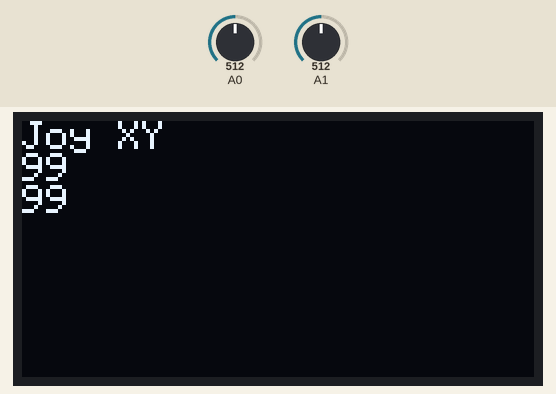
Recording of a sketch running on a simulated Arduino Uno, built with avr-gcc and run on an emulated ATmega328P. Shown: 128×64 one-colour display. The test bench sets the inputs (shaded band); at power-on: A0 = 512, A1 = 512. No radio packets arrive unless stated; what the sketch prints to the serial monitor is not drawn.

Above: at 3.2 s.
3.3 s: A0 set to 0
At 4.9 s:
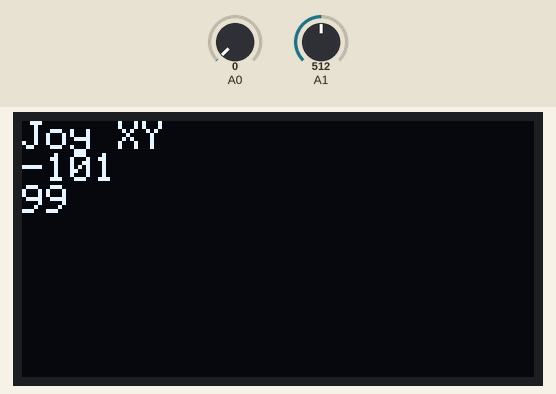
5.8 s: A1 set to 716
At 7.0 s:
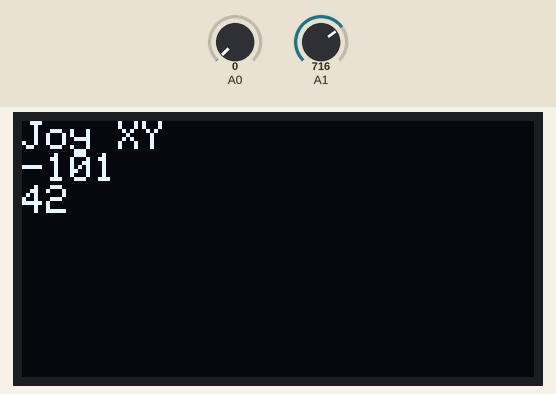
9.6 s: A0 set to 122
At 11.7 s:
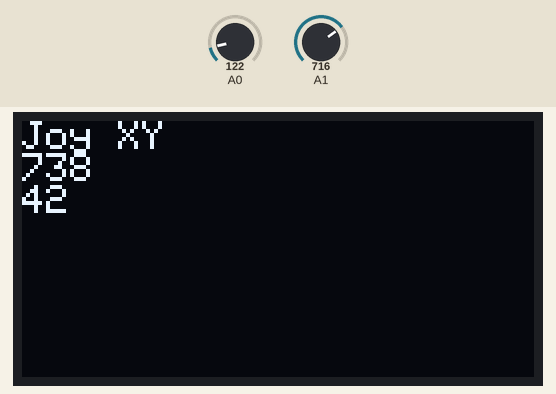
11.9 s: A1 set to 900
At 14.0 s:
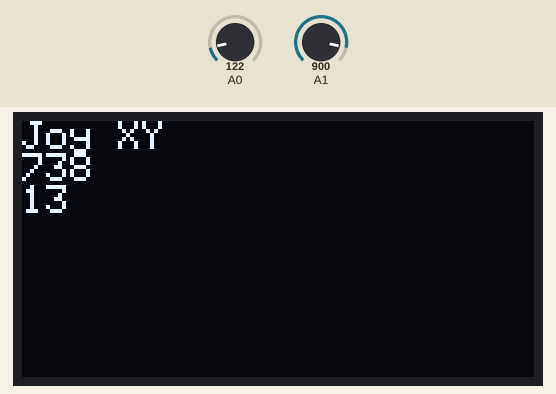
14.2 s: A1 set to 1023
At 16.5 s:
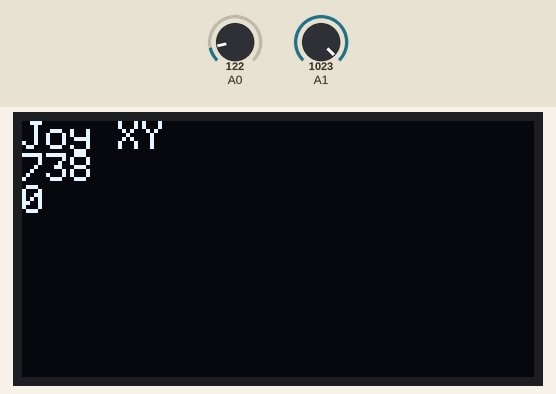
Timing chart, 0 to 17.4 s (numbered marks = the images above; inputs shaded):
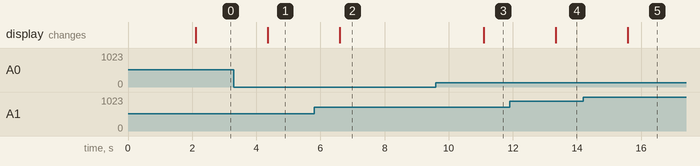

The sketch:

sketch_mar30_ASCII_OLED_A01_SEND.ino
```cpp
// Simple I2C test for ebay 128x64 oled.
// Use smaller faster AvrI2c class in place of Wire.
// Edit AVRI2C_FASTMODE in SSD1306Ascii.h to change the default I2C frequency.
//
#include "SSD1306Ascii.h"
#include "SSD1306AsciiAvrI2c.h"

// 0X3C+SA0 - 0x3C or 0x3D
#define I2C_ADDRESS 0x3C

// Define proper RST_PIN if required.
#define RST_PIN -1

SSD1306AsciiAvrI2c oled;

// Include RadioHead ReliableDatagram & NRF24 Libraries
#include <RHReliableDatagram.h>
#include <RH_NRF24.h>

// Include dependant SPI Library
#include <SPI.h>

// Define addresses for radio channels
#define CLIENT_ADDRESS 1
#define SERVER_ADDRESS 2

// Create an instance of the radio driver
RH_NRF24 RadioDriver;

// Sets the radio driver to NRF24 and the client address to 1
RHReliableDatagram RadioManager(RadioDriver, CLIENT_ADDRESS);

// Declare unsigned 8-bit joystick array
uint8_t joystick[3];

// Define the Message Buffer
uint8_t buf[RH_NRF24_MAX_MESSAGE_LEN];

long timer = 0;

int inputVal = 0;
long fixIn = 0;
long fixIn2 = 0;

void setup() {
  Serial.begin(9600);

#if RST_PIN >= 0
  oled.begin(&Adafruit128x64, I2C_ADDRESS, RST_PIN);
#else // RST_PIN >= 0
  oled.begin(&Adafruit128x64, I2C_ADDRESS);
#endif // RST_PIN >= 0
  // Call oled.setI2cClock(frequency) to change from the default frequency.

  oled.setFont(Adafruit5x7);


  delay(2000);         // wait for initializing
  uint32_t m = micros();
  oled.clear(); // clear display
  oled.println("Hello world!");
  oled.println("A long line may be truncated");
  oled.println();
  oled.set2X();
  oled.println("2X demo");
  oled.set1X();
  oled.print("\nmicros: ");
  oled.print(micros() - m);


  // Initialize RadioManager with defaults - 2.402 GHz (channel 2), 2Mbps, 0dBm
  Serial.println("TX Init");
  if (!RadioManager.init())
    Serial.println("TX init failed");
}


void loop() {

  oled.clear(); // clear display
  oled.println("Joy XY"); // text to display

  inputVal = analogRead (A0); // Analog Values 0 to 1023
  fixIn = 102300/inputVal - 100;
  oled.setCursor(0, 20);        // position to display
  oled.println(fixIn); // text to display
  inputVal = analogRead (A1); // Analog Values 0 to 1023
  fixIn2 = 102300/inputVal - 100;
  oled.setCursor(0, 30);        // position to display
  oled.println(fixIn2); // text to display

  // Read Joystick values and map to values of 0 - 255
  joystick[0] = map(fixIn, 0, 255, 0, 255);
  joystick[1] = map(fixIn2, 0, 255, 0, 255);
  joystick[2] = 100;


  //Send a message containing Joystick data to manager_server
  if (RadioManager.sendtoWait(joystick, sizeof(joystick), SERVER_ADDRESS))
  {
    // Now wait for a reply from the server
    uint8_t len = sizeof(buf);
    uint8_t from;
    if (RadioManager.recvfromAckTimeout(buf, &len, 2000, &from))
    {
      Serial.print("got reply from : 0x");
      Serial.print(from, HEX);
      Serial.print(": ");
      Serial.println((char*)buf);
    }
    else
    {
      Serial.println("No reply, is nrf24_reliable_datagram_server running?");
    }
  }
  else
    Serial.println("TX sendtoWait failed");

  delay(100);  // Wait a bit before next transmission

}
```

Measured:
- after the input at 3.3 s, the display: changes after 1.1 s (image 1)
- after the input at 5.8 s, the display: changes after 0.80 s (image 2)
- after the input at 9.6 s, the display: changes after 1.5 s (image 3)
- after the input at 11.9 s, the display: changes after 1.4 s (image 4)
- after the input at 14.2 s, the display: changes after 1.4 s (image 5)
